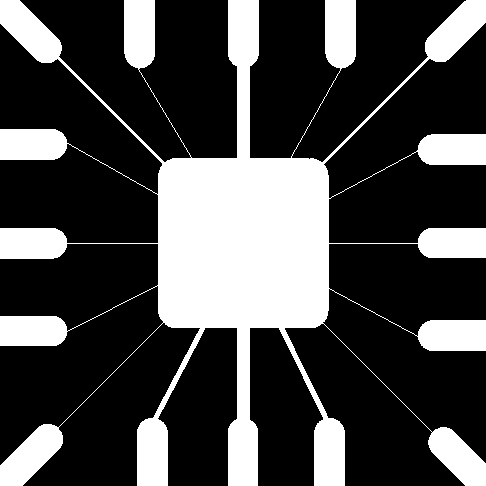
#> input picture DIP3E_Original_Images_CH10/Fig1005(a)(wirebond_mask).tif, 486 x 486 px
$ jupyter execute 'Assignment 4.ipynb'
#> lines starting #> are read from the running program, lines starting #| are printed output that depends on the picture; after the words box and inside, x2 and y2 are one past the last pixel; in counts of white or black regions, pixels touching at a corner belong together
[cell 1]
import numpy as np
from PIL import Image
import matplotlib.pyplot as plt

<b>Assignment 4 </b>: Apply Roberts, Sobel and Laplacian filter masks on the given input image to obtain the
edges.

<h1> Applying Filters for detecting edges </h1>

<h4> Utility functions for convolutions and padding </h4>

[cell 2]
#padding
def pad(img, size) :
    #create empty array of zeros
    emp = np.zeros((img.shape[0] + 2 * (size // 2), img.shape[1] + 2 * (size // 2)), dtype = np.uint8)
    for i in range(size // 2, img.shape[0] + size // 2 - 1) :
        for j in range(size // 2, img.shape[1] + size // 2 - 1) :
            #assign image pixels
            emp[i][j] = img[i - size][j - size]
    return emp

def conv(img, f) :
    f_size = f.shape[0]
    #first pad image
    pad_img = pad(img, f_size)
    #image to hold result of convolution
    res_img = np.zeros((img.shape[0],img.shape[1]))
    for i in range(img.shape[0]) :
        for j in range(img.shape[1]) :
            #part of image to undergo convolution
            ins_img = pad_img[i : i + f_size , j : j + f_size]
            val = np.sum(ins_img * f)
            #assignment of result of convolution as final image pixel
            res_img[i][j] = val
    return res_img

def threshold(img, t) :
    return (img > t) * img

[cell 3]
img = Image.open("DIP3E_Original_Images_CH10/Fig1005(a)(wirebond_mask).tif")
#> img is the input picture: PIL image 486x486 L; 28.1% white; 1 white region, box (x1, y1, x2, y2) and area: (0, 0, 486, 486) 66259
img_ar = np.asarray(img)
img

[cell 4]
#threshold
th = 50

<h4> Robert's Filter </h4>

[cell 5]
fil = np.asarray([[1, 0],
                  [0, -1]])
pad_img = threshold(conv(img_ar, fil),th)
#> after the loop in pad, `for i in range(size // 2, img.shape[0] + size // 2 - 1) :`:
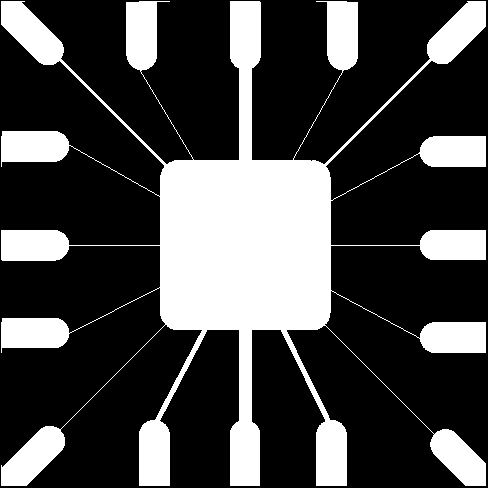
#> emp: shape (488, 488); 27.7% white; 1 white region, box (x1, y1, x2, y2) and area: (1, 1, 486, 486) 65982
#> in threshold, `return (img > t) * img`: returned value: shape (486, 486) float64; 1.2% white in thin lines or dots
plt.imshow(pad_img, cmap = "gray")

<h6> Analysis </h6>

The edge detector detects edges at 45 degrees better than other edges. It completely ignores the edges at 135 degrees.

[cell 6]
fil = np.asarray([[0, -1],
                      [1, 0]])
pad_img = threshold(conv(img_ar, fil), th)
#> in threshold (call 2), `return (img > t) * img`: returned value: shape (486, 486) float64; 1.2% white in thin lines or dots
plt.imshow(pad_img, cmap = "gray")

<h6> Analysis </h6>

The edge detector detects edges at 135 degrees better than other edges. It completely ignores the edges at 45 degrees.

<h4> Sobel's filter </h4>

[cell 7]
#horizontal edge detector
fil = np.asarray([[-1, -2, -1],
                  [0, 0, 0],
                  [1, 2, 1]])
pad_img = threshold(conv(img_ar, fil), th)
#> call 3 of pad, with size = 3
#> after the loop in pad (call 3), `for i in range(size // 2, img.shape[0] + size // 2 - 1) :`:
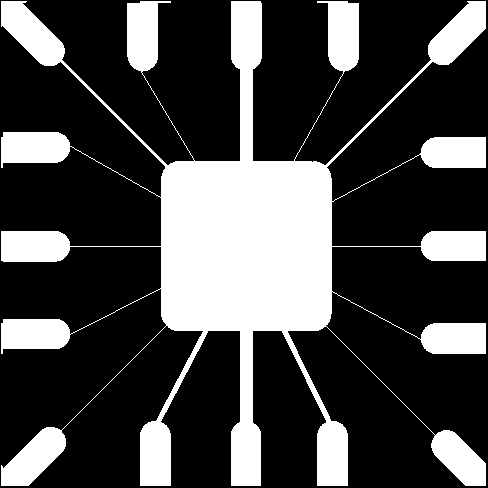
#> emp: shape (488, 488); 27.7% white; 1 white region, box (x1, y1, x2, y2) and area: (1, 1, 486, 486) 65978
plt.imshow(pad_img, cmap = "gray")

<h6> Analysis </h6>

The edge detector detects horizontal edges better than other edges. It completely ignores the vertical edges.

[cell 8]
#vertical edge detector
fil = np.asarray([[-1, 0, 1],
                  [-2, 0, 2],
                  [-1, 0, 1]])
pad_img = threshold(conv(img_ar, fil), th)
#> after the loop in conv (call 4), `for i in range(img.shape[0]) :`:
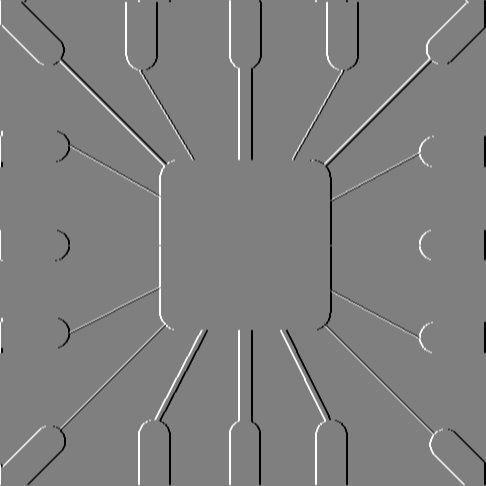
#> res_img: shape (486, 486) float64; min -1020, max 1020, mean -0.6; drawn with min black and max white
plt.imshow(pad_img, cmap = "gray")

<h6> Analysis </h6>

The edge detector detects vertical edges better than other edges. It completely ignores the horizontal edges.

<h4> Laplacian Filter </h4>

[cell 9]
fil = np.asarray([[0, 1, 0],
                  [1, -4, 1],
                  [0, 1, 0]])
pad_img = threshold(conv(img_ar, fil), th)
#> after the loop in conv (call 5), `for i in range(img.shape[0]) :`:
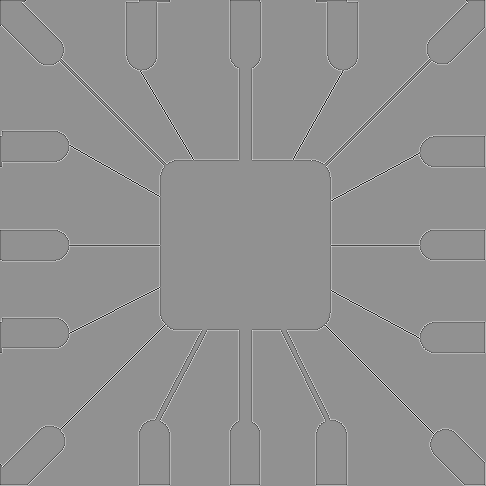
#> res_img: shape (486, 486) float64; min -1020, max 765, mean -0.3; drawn with min black and max white
plt.imshow(pad_img, cmap = "gray")

[cell 10]
fil = np.asarray([[1, 1, 1],
                  [1, -8, 1],
                  [1, 1, 1]])
pad_img = threshold(conv(img_ar, fil), th)
#> after the loop in conv (call 6), `for i in range(img.shape[0]) :`:
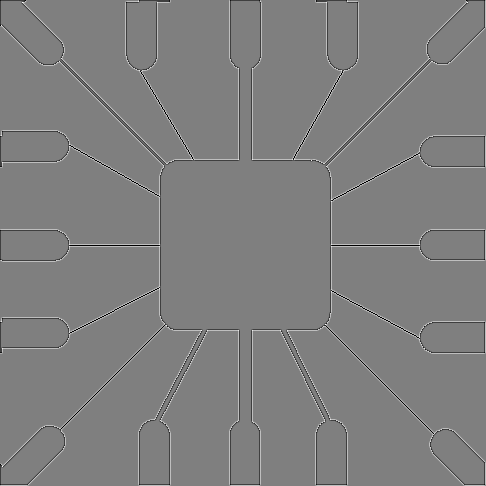
#> res_img: shape (486, 486) float64; min -1530, max 1530, mean -0.9; drawn with min black and max white
#> in threshold (call 6), `return (img > t) * img`:
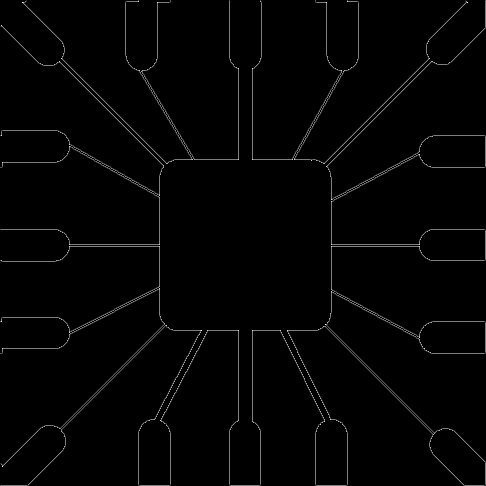
#> returned value: shape (486, 486) float64; min 0, max 1530, mean 21.1; drawn with min black and max white
plt.imshow(pad_img, cmap = "gray")

[cell 11]
fil = np.asarray([[0, -1, 0],
                  [-1, 4, -1],
                  [0, -1, 0]])
pad_img = threshold(conv(img_ar, fil), th)
#> after the loop in conv (call 7), `for i in range(img.shape[0]) :`:
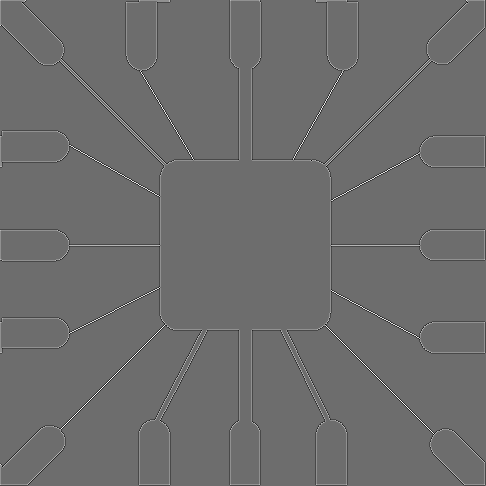
#> res_img: shape (486, 486) float64; min -765, max 1020, mean 0.3; drawn with min black and max white
#> in threshold (call 7), `return (img > t) * img`:
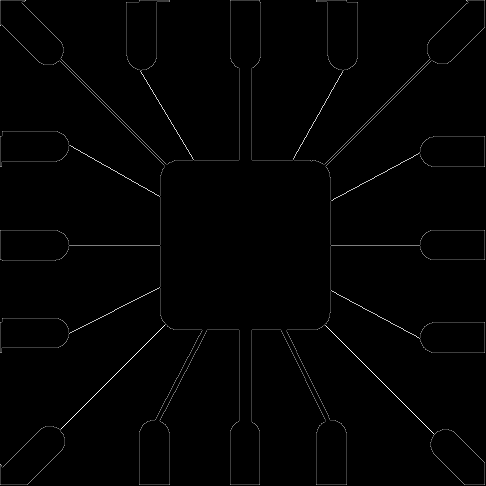
#> returned value: shape (486, 486) float64; min 0, max 1020, mean 9.3; drawn with min black and max white
plt.imshow(pad_img, cmap = "gray")

[cell 12]
fil = np.asarray([[-1, -1, -1],
                  [-1, 8, -1],
                  [-1, -1, -1]])
pad_img = threshold(conv(img_ar, fil), th)
#> after the loop in conv (call 8), `for i in range(img.shape[0]) :`:
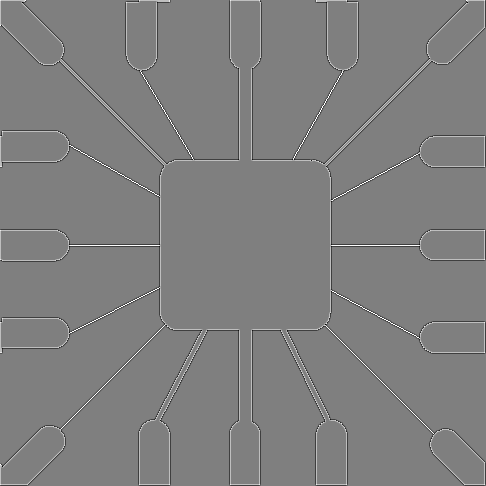
#> res_img: shape (486, 486) float64; min -1530, max 1530, mean 0.9; drawn with min black and max white
#> in threshold (call 8), `return (img > t) * img`:
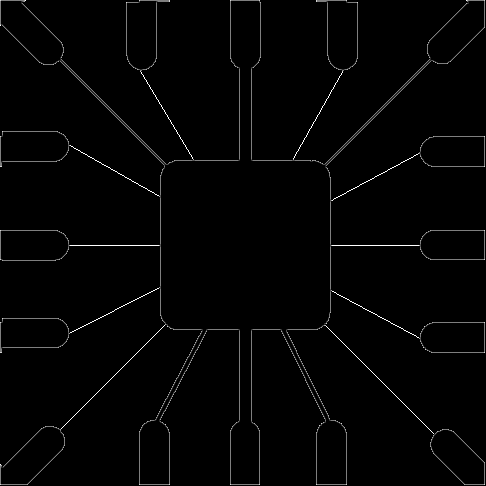
#> returned value: shape (486, 486) float64; min 0, max 1530, mean 21.9; drawn with min black and max white
